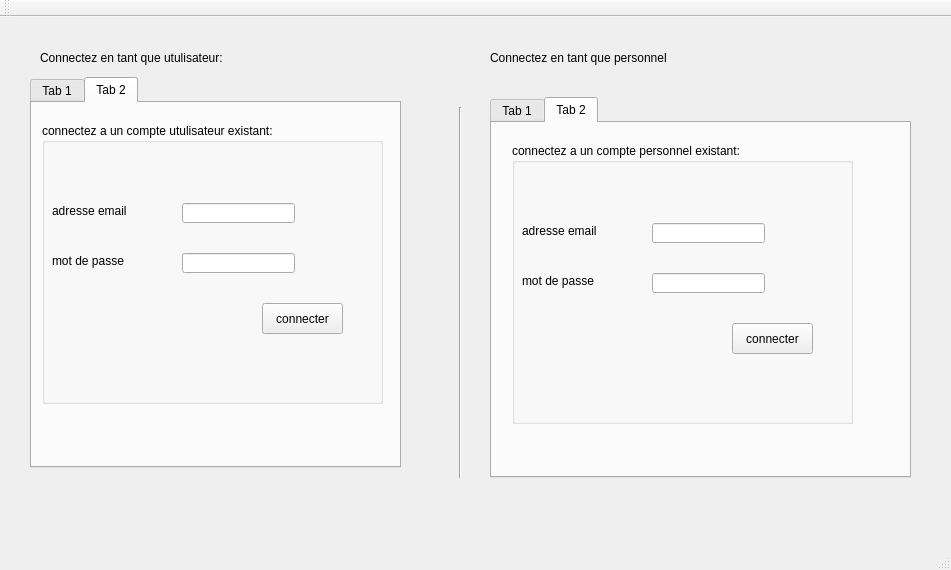
<?xml version="1.0" encoding="UTF-8"?>
<ui version="4.0">
 <class>MainWindow</class>
 <widget class="QMainWindow" name="MainWindow">
  <property name="geometry">
   <rect>
    <x>0</x>
    <y>0</y>
    <width>951</width>
    <height>570</height>
   </rect>
  </property>
  <property name="windowTitle">
   <string>Gestion des Clients</string>
  </property>
  <widget class="QWidget" name="centralWidget">
   <widget class="QTabWidget" name="tabWidget">
    <property name="geometry">
     <rect>
      <x>490</x>
      <y>80</y>
      <width>421</width>
      <height>381</height>
     </rect>
    </property>
    <property name="currentIndex">
     <number>1</number>
    </property>
    <widget class="QWidget" name="tab">
     <attribute name="title">
      <string>Tab 1</string>
     </attribute>
     <widget class="QGroupBox" name="groupBox">
      <property name="geometry">
       <rect>
        <x>10</x>
        <y>20</y>
        <width>351</width>
        <height>191</height>
       </rect>
      </property>
      <property name="title">
       <string>Ajouter Personnel</string>
      </property>
      <widget class="QLabel" name="label">
       <property name="geometry">
        <rect>
         <x>10</x>
         <y>40</y>
         <width>47</width>
         <height>13</height>
        </rect>
       </property>
       <property name="text">
        <string>Nom</string>
       </property>
      </widget>
      <widget class="QLabel" name="label_2">
       <property name="geometry">
        <rect>
         <x>10</x>
         <y>80</y>
         <width>91</width>
         <height>16</height>
        </rect>
       </property>
       <property name="text">
        <string>adresse mail</string>
       </property>
      </widget>
      <widget class="QLabel" name="label_3">
       <property name="geometry">
        <rect>
         <x>10</x>
         <y>130</y>
         <width>81</width>
         <height>16</height>
        </rect>
       </property>
       <property name="text">
        <string>mot de passe</string>
       </property>
      </widget>
      <widget class="QLineEdit" name="nom_utulisateur_personnel">
       <property name="geometry">
        <rect>
         <x>140</x>
         <y>40</y>
         <width>113</width>
         <height>20</height>
        </rect>
       </property>
      </widget>
      <widget class="QLineEdit" name="mail_personnel">
       <property name="geometry">
        <rect>
         <x>140</x>
         <y>80</y>
         <width>113</width>
         <height>20</height>
        </rect>
       </property>
      </widget>
      <widget class="QLineEdit" name="mdp_personnel">
       <property name="geometry">
        <rect>
         <x>140</x>
         <y>130</y>
         <width>113</width>
         <height>20</height>
        </rect>
       </property>
      </widget>
      <widget class="QPushButton" name="pushButton">
       <property name="geometry">
        <rect>
         <x>260</x>
         <y>100</y>
         <width>81</width>
         <height>31</height>
        </rect>
       </property>
       <property name="text">
        <string>Ajouter</string>
       </property>
      </widget>
     </widget>
    </widget>
    <widget class="QWidget" name="tab_2">
     <attribute name="title">
      <string>Tab 2</string>
     </attribute>
     <widget class="QGroupBox" name="groupBox_4">
      <property name="geometry">
       <rect>
        <x>20</x>
        <y>20</y>
        <width>341</width>
        <height>281</height>
       </rect>
      </property>
      <property name="title">
       <string>connectez a un compte personnel existant:</string>
      </property>
      <widget class="QLabel" name="label_12">
       <property name="geometry">
        <rect>
         <x>10</x>
         <y>80</y>
         <width>91</width>
         <height>16</height>
        </rect>
       </property>
       <property name="text">
        <string>adresse email</string>
       </property>
      </widget>
      <widget class="QLabel" name="label_13">
       <property name="geometry">
        <rect>
         <x>10</x>
         <y>130</y>
         <width>81</width>
         <height>16</height>
        </rect>
       </property>
       <property name="text">
        <string>mot de passe</string>
       </property>
      </widget>
      <widget class="QLineEdit" name="mail_personnel_2">
       <property name="geometry">
        <rect>
         <x>140</x>
         <y>80</y>
         <width>113</width>
         <height>20</height>
        </rect>
       </property>
      </widget>
      <widget class="QLineEdit" name="mdp_personnel_2">
       <property name="geometry">
        <rect>
         <x>140</x>
         <y>130</y>
         <width>113</width>
         <height>20</height>
        </rect>
       </property>
      </widget>
      <widget class="QPushButton" name="connecter_2">
       <property name="geometry">
        <rect>
         <x>220</x>
         <y>180</y>
         <width>81</width>
         <height>31</height>
        </rect>
       </property>
       <property name="text">
        <string>connecter</string>
       </property>
      </widget>
     </widget>
    </widget>
   </widget>
   <widget class="Line" name="line">
    <property name="geometry">
     <rect>
      <x>450</x>
      <y>90</y>
      <width>20</width>
      <height>371</height>
     </rect>
    </property>
    <property name="orientation">
     <enum>Qt::Vertical</enum>
    </property>
   </widget>
   <widget class="QTabWidget" name="tabWidget_2">
    <property name="geometry">
     <rect>
      <x>30</x>
      <y>60</y>
      <width>371</width>
      <height>391</height>
     </rect>
    </property>
    <property name="currentIndex">
     <number>1</number>
    </property>
    <widget class="QWidget" name="tab_3">
     <attribute name="title">
      <string>Tab 1</string>
     </attribute>
     <widget class="QGroupBox" name="groupBox_2">
      <property name="geometry">
       <rect>
        <x>10</x>
        <y>20</y>
        <width>341</width>
        <height>221</height>
       </rect>
      </property>
      <property name="title">
       <string>Creer un nouveau compte utulisateur:</string>
      </property>
      <widget class="QLabel" name="label_4">
       <property name="geometry">
        <rect>
         <x>10</x>
         <y>40</y>
         <width>101</width>
         <height>16</height>
        </rect>
       </property>
       <property name="text">
        <string>Nom utulisateur</string>
       </property>
      </widget>
      <widget class="QLabel" name="label_5">
       <property name="geometry">
        <rect>
         <x>10</x>
         <y>80</y>
         <width>91</width>
         <height>16</height>
        </rect>
       </property>
       <property name="text">
        <string>adresse email</string>
       </property>
      </widget>
      <widget class="QLabel" name="label_6">
       <property name="geometry">
        <rect>
         <x>10</x>
         <y>130</y>
         <width>81</width>
         <height>16</height>
        </rect>
       </property>
       <property name="text">
        <string>mot de passe</string>
       </property>
      </widget>
      <widget class="QLineEdit" name="nom_utulisateur">
       <property name="geometry">
        <rect>
         <x>140</x>
         <y>40</y>
         <width>113</width>
         <height>20</height>
        </rect>
       </property>
      </widget>
      <widget class="QLineEdit" name="lineEdit_mail">
       <property name="geometry">
        <rect>
         <x>140</x>
         <y>80</y>
         <width>113</width>
         <height>20</height>
        </rect>
       </property>
      </widget>
      <widget class="QLineEdit" name="mdp">
       <property name="geometry">
        <rect>
         <x>140</x>
         <y>130</y>
         <width>113</width>
         <height>20</height>
        </rect>
       </property>
      </widget>
      <widget class="QPushButton" name="ajouter_client">
       <property name="geometry">
        <rect>
         <x>220</x>
         <y>180</y>
         <width>81</width>
         <height>31</height>
        </rect>
       </property>
       <property name="text">
        <string>Ajouter</string>
       </property>
      </widget>
     </widget>
    </widget>
    <widget class="QWidget" name="tab_4">
     <attribute name="title">
      <string>Tab 2</string>
     </attribute>
     <widget class="QGroupBox" name="groupBox_3">
      <property name="geometry">
       <rect>
        <x>10</x>
        <y>20</y>
        <width>341</width>
        <height>281</height>
       </rect>
      </property>
      <property name="title">
       <string>connectez a un compte utulisateur existant:</string>
      </property>
      <widget class="QLabel" name="label_10">
       <property name="geometry">
        <rect>
         <x>10</x>
         <y>80</y>
         <width>91</width>
         <height>16</height>
        </rect>
       </property>
       <property name="text">
        <string>adresse email</string>
       </property>
      </widget>
      <widget class="QLabel" name="label_11">
       <property name="geometry">
        <rect>
         <x>10</x>
         <y>130</y>
         <width>81</width>
         <height>16</height>
        </rect>
       </property>
       <property name="text">
        <string>mot de passe</string>
       </property>
      </widget>
      <widget class="QLineEdit" name="lineEdit_mail_2">
       <property name="geometry">
        <rect>
         <x>140</x>
         <y>80</y>
         <width>113</width>
         <height>20</height>
        </rect>
       </property>
      </widget>
      <widget class="QLineEdit" name="mdp_2">
       <property name="geometry">
        <rect>
         <x>140</x>
         <y>130</y>
         <width>113</width>
         <height>20</height>
        </rect>
       </property>
      </widget>
      <widget class="QPushButton" name="connecter">
       <property name="geometry">
        <rect>
         <x>220</x>
         <y>180</y>
         <width>81</width>
         <height>31</height>
        </rect>
       </property>
       <property name="text">
        <string>connecter</string>
       </property>
      </widget>
     </widget>
    </widget>
   </widget>
   <widget class="QLabel" name="label_7">
    <property name="geometry">
     <rect>
      <x>40</x>
      <y>30</y>
      <width>231</width>
      <height>21</height>
     </rect>
    </property>
    <property name="text">
     <string>Connectez en tant que utulisateur:</string>
    </property>
   </widget>
   <widget class="QLabel" name="label_8">
    <property name="geometry">
     <rect>
      <x>490</x>
      <y>30</y>
      <width>231</width>
      <height>21</height>
     </rect>
    </property>
    <property name="text">
     <string>Connectez en tant que personnel</string>
    </property>
   </widget>
  </widget>
  <widget class="QMenuBar" name="menuBar">
   <property name="geometry">
    <rect>
     <x>0</x>
     <y>0</y>
     <width>951</width>
     <height>21</height>
    </rect>
   </property>
  </widget>
  <widget class="QToolBar" name="mainToolBar">
   <attribute name="toolBarArea">
    <enum>TopToolBarArea</enum>
   </attribute>
   <attribute name="toolBarBreak">
    <bool>false</bool>
   </attribute>
  </widget>
  <widget class="QStatusBar" name="statusBar"/>
 </widget>
 <layoutdefault spacing="6" margin="11"/>
 <resources/>
 <connections/>
</ui>
